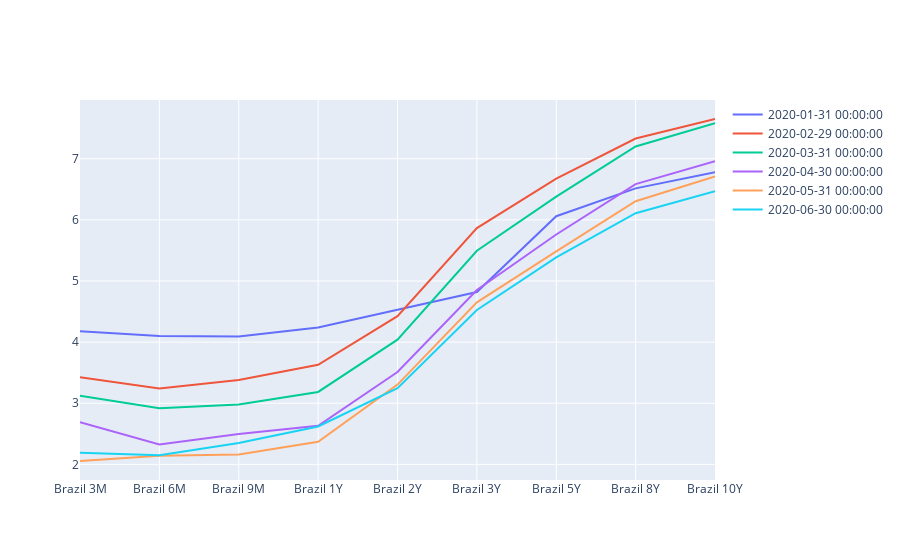

The notebook cell saved with this chart:
### Code cell
juros_brazil = pd.DataFrame()
for i in bondsBR:
    juros_brazil[i] = inv.get_bond_historical_data(i,from_date='01/01/2012',to_date='04/07/2020',interval='Monthly')['Close']

juros_brazil.index = pd.to_datetime(juros_brazil.index)

fig = go.Figure()
for x in juros_brazil[juros_brazil.index.year >= 2020].index:
    fig.add_trace(go.Scatter(x=bondsBR,y=juros_brazil.loc[x],mode='lines', name=str(x)))

fig.show()

### Figure 1 — Plotly figure (JSON) as saved in the notebook; plotly's stock layout.template omitted (floating-point values rounded to 4 significant figures)
{"data": [{"mode": "lines", "name": "2020-01-31 00:00:00", "type": "scatter", "x": ["Brazil 3M", "Brazil 6M", "Brazil 9M", "Brazil 1Y", "Brazil 2Y", "Brazil 3Y", "Brazil 5Y", "Brazil 8Y", "Brazil 10Y"], "y": [4.178, 4.1, 4.09, 4.24, 4.53, 4.82, 6.06, 6.515, 6.78]}, {"mode": "lines", "name": "2020-02-29 00:00:00", "type": "scatter", "x": ["Brazil 3M", "Brazil 6M", "Brazil 9M", "Brazil 1Y", "Brazil 2Y", "Brazil 3Y", "Brazil 5Y", "Brazil 8Y", "Brazil 10Y"], "y": [3.425, 3.24, 3.38, 3.63, 4.425, 5.865, 6.675, 7.33, 7.65]}, {"mode": "lines", "name": "2020-03-31 00:00:00", "type": "scatter", "x": ["Brazil 3M", "Brazil 6M", "Brazil 9M", "Brazil 1Y", "Brazil 2Y", "Brazil 3Y", "Brazil 5Y", "Brazil 8Y", "Brazil 10Y"], "y": [3.124, 2.92, 2.98, 3.185, 4.04, 5.495, 6.38, 7.2, 7.58]}, {"mode": "lines", "name": "2020-04-30 00:00:00", "type": "scatter", "x": ["Brazil 3M", "Brazil 6M", "Brazil 9M", "Brazil 1Y", "Brazil 2Y", "Brazil 3Y", "Brazil 5Y", "Brazil 8Y", "Brazil 10Y"], "y": [2.69, 2.325, 2.495, 2.63, 3.51, 4.852, 5.76, 6.585, 6.96]}, {"mode": "lines", "name": "2020-05-31 00:00:00", "type": "scatter", "x": ["Brazil 3M", "Brazil 6M", "Brazil 9M", "Brazil 1Y", "Brazil 2Y", "Brazil 3Y", "Brazil 5Y", "Brazil 8Y", "Brazil 10Y"], "y": [2.055, 2.14, 2.16, 2.37, 3.305, 4.65, 5.485, 6.305, 6.71]}, {"mode": "lines", "name": "2020-06-30 00:00:00", "type": "scatter", "x": ["Brazil 3M", "Brazil 6M", "Brazil 9M", "Brazil 1Y", "Brazil 2Y", "Brazil 3Y", "Brazil 5Y", "Brazil 8Y", "Brazil 10Y"], "y": [2.188, 2.15, 2.348, 2.62, 3.245, 4.525, 5.387, 6.109, 6.467]}], "layout": {}}
